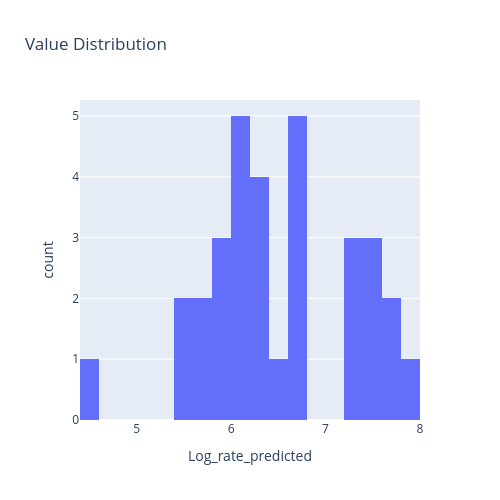

Notebook code for this chart:
### Code cell
fig = px.histogram(
    df_candidates, 
    x=predicted_column, 
    nbins=20, 
    title="Value Distribution",
    width=500,
    height=500
)

fig.show()

### Figure 1 — Plotly figure (JSON) as saved in the notebook; plotly's stock layout.template omitted (floating-point values rounded to 4 significant figures)
{"data": [{"bingroup": "x", "hovertemplate": "Log_rate_predicted=%{x}<br>count=%{y}<extra></extra>", "legendgroup": "", "marker": {"color": "#636efa", "pattern": {"shape": ""}}, "name": "", "nbinsx": 20, "orientation": "v", "showlegend": false, "type": "histogram", "x": [7.911, 6.659, 6.725, 7.378, 6.056, 4.517, 6.297, 6.379, 7.545, 7.299, 7.3, 5.974, 7.571, 6.252, 6.725, 6.761, 6.294, 7.689, 7.457, 6.556, 5.959, 6.056, 5.764, 5.405, 5.652, 7.715, 5.443, 6.604, 5.959, 6.056, 6.056, 6.056], "xaxis": "x", "yaxis": "y"}], "layout": {"barmode": "relative", "height": 500, "legend": {"tracegroupgap": 0}, "title": {"text": "Value Distribution"}, "width": 500, "xaxis": {"anchor": "y", "domain": [0, 1], "title": {"text": "Log_rate_predicted"}}, "yaxis": {"anchor": "x", "domain": [0, 1], "title": {"text": "count"}}}}
